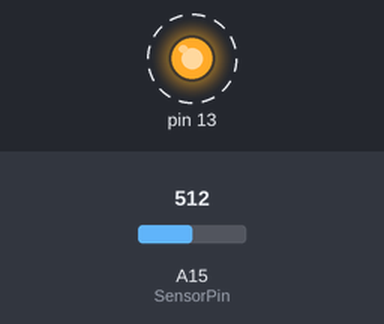
Bench run of a sketch on a simulated Arduino Mega 2560, built with avr-gcc and run on an emulated ATmega2560. Shown: output pins drawn as LEDs (lit = HIGH). Dashed ring = blinking. The test bench sets the inputs (shaded band); at power-on: A15 (SensorPin) = 512. What the sketch prints to the serial monitor is not drawn.

Above: at 0.5 s.
Timing chart, 0 to 3.0 s (numbered marks = the images above):
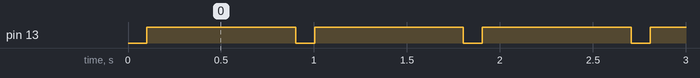

Measured:
- by itself, pin 13: alternates HIGH for 0.80 s and LOW for 0.10 s

The sketch:

test_ph_sensor.ino
```cpp
#define SensorPin A15 //pH meter Analog output to Arduino Analog Input 0
#define Offset 0.00 //deviation compensate
unsigned long int avgValue; //Store the average value of the sensor feedback
void setup()
{
  pinMode(13, OUTPUT);
  Serial.begin(9600);
  Serial.println("Ready"); //Test the serial monitor
}
void loop()
{
  int buf[10]; //buffer for read analog
  for (int i = 0; i < 10; i++) //Get 10 sample value from the sensor for smooth the value
  {
    buf[i] = analogRead(SensorPin);
    delay(10);
  }
  for (int i = 0; i < 9; i++) //sort the analog from small to large
  {
    for (int j = i + 1; j < 10; j++)
    {
      if (buf[i] > buf[j])
      {
        int temp = buf[i];
        buf[i] = buf[j];
        buf[j] = temp;
      }
    }
  }
  avgValue = 0;
  for (int i = 2; i < 8; i++) //take the average value of 6 center sample
    avgValue += buf[i];
  float phValue = (float)avgValue * 5.0 / 1024 / 6; //convert the analog into millivolt
  phValue = 3.5 * phValue + Offset; //convert the millivolt into pH value
  Serial.print(" pH:");
  Serial.print(phValue, 2);
  Serial.println(" ");
  digitalWrite(13, HIGH);
  delay(800);
  digitalWrite(13, LOW);
}
```
